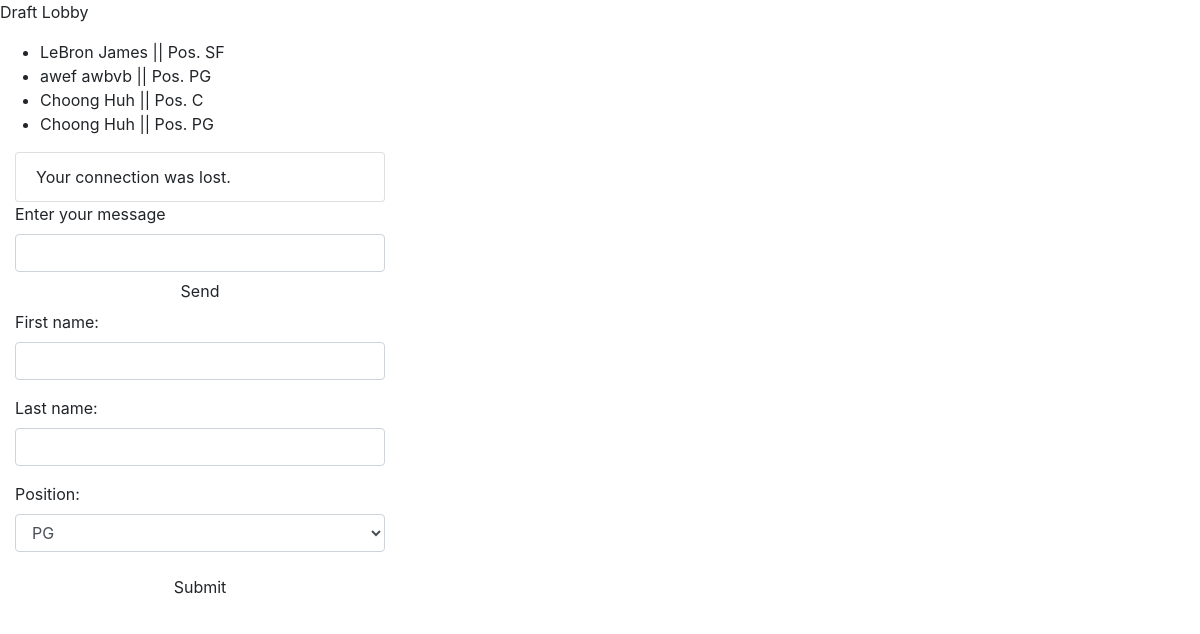
Before: / with the older database file.
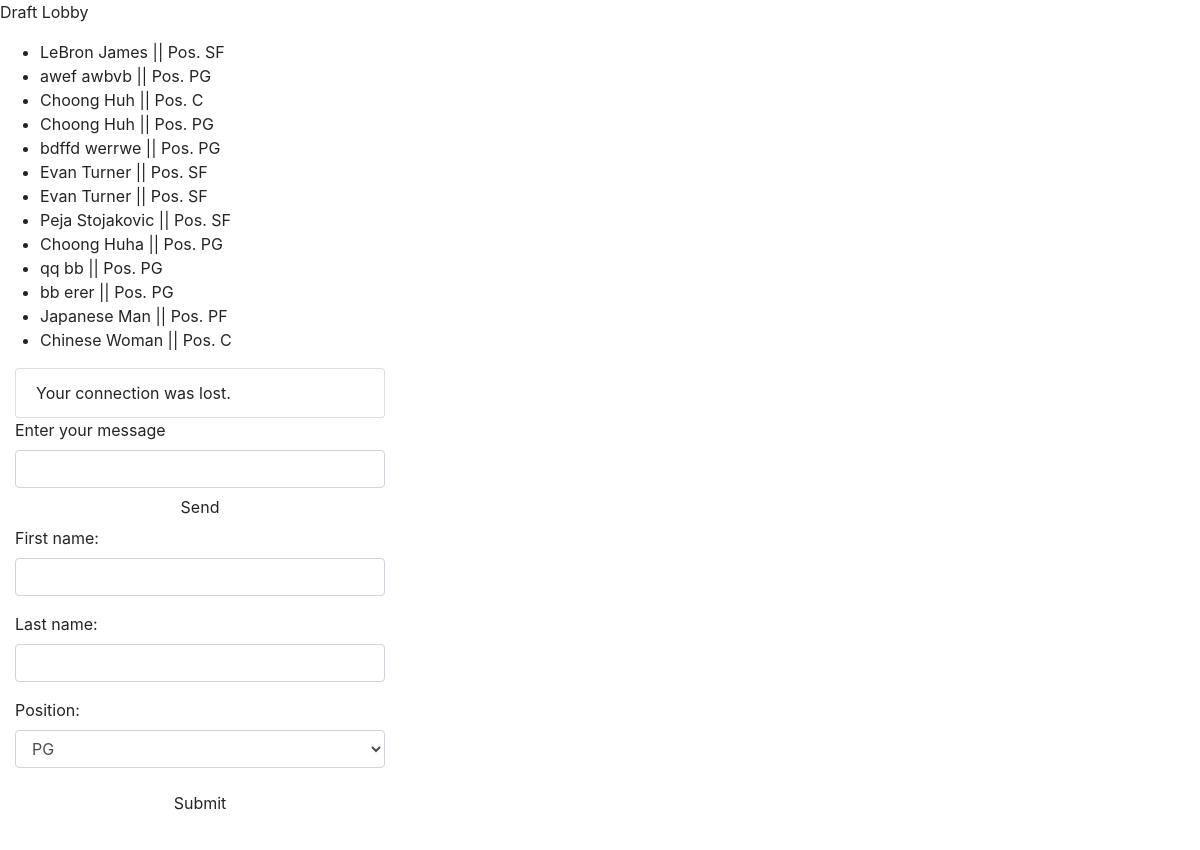
After: the same page with the newer database file.
### fantasy/models.py (models this page shows)
class Player(models.Model):
	POSITIONS = (
		('PG', 'Point Guard'),
		('SG', 'Shooting Guard'),
		('SF', 'Small Forward'),
		('PF', 'Power Forward'),
		('C', 'Center'),
	)
	first_name = models.CharField(max_length=30)
	last_name = models.CharField(max_length=30)
	position = models.CharField(max_length=2, choices=POSITIONS)

### chat/views.py (the view)
# urls.py: url(r'^$', HOME.home),
def home(request):
	print "print works"
	template = loader.get_template('lobby.html')
	playerlist = build_playerlist()
	context = {'player_list':playerlist, 'player_list_raw':json.dumps(playerdb)}
	return HttpResponse(template.render(context, request))

### chat/views.py (called while the page is built)
def build_playerlist():
	returnlist = []
	plist = Player.objects.all()
	for player in plist:
		aa={}
		aa['first_name'] = player.first_name
		aa['last_name'] = player.last_name
		aa['position'] = player.position
		returnlist.append(aa)
	return returnlist

### templates/lobby.html (shortened to what this page needs)
<!DOCTYPE html>
<head>
	<link rel="stylesheet" href="/static/bootstrap.min.css">
</head>
<body>
	<div id='header'><p>Draft Lobby</p></div>
	{% if player_list %}
		<ul>
			{% for player in player_list %}
				<li> {{ player.first_name }} {{ player.last_name }} || Pos. {{ player.position }} </li>
			{% endfor %}
		</ul>
	{% else %}
		<p>Player list is empty or unavailable!</p>
	{% endif %}
	<div id='chatbox' class="col-sm-4">
		<ul class="list-group" id="chat-ul">
		</ul>
		<form>
			<label for='text-submit'>Enter your message</label>
			<input class='form-control' id='text-submit'></input>
			<button type="button" class="btn btn-default btn-block" id='sendbutton'>Send</button>
		</form>
	</div>
	<div class="col-sm-4">
		<form>
			<div class="form-group">
				<label for='firstname2'>First name:</label>
				<input class='form-control' id='firstname2'>
			</div>
			<div class="form-group">
				<label for='lastname2'>Last name:</label>
				<input class='form-control' id='lastname2'>
			</div>
			<div class="form-group">
				<label for='position2'>Position:</label>
				<select class='form-control' id='position2'>
					<option value"PG" selected>PG</option>
				</select>
			</div>
			<button type="button" class="btn btn-default btn-block" id='add-player-submit'>Submit</button>
		</form>
	</div>
</body>
</html>

Changed rows visible on the page:
added Player: first_name "bdffd", last_name "werrwe", position "PG"
added Player: first_name "Evan", last_name "Turner", position "SF"
added Player: first_name "Evan", last_name "Turner", position "SF"
added Player: first_name "Peja", last_name "Stojakovic", position "SF"
added Player: first_name "Choong", last_name "Huha", position "PG"
added Player: first_name "qq", last_name "bb", position "PG"
added Player: first_name "bb", last_name "erer", position "PG"
added Player: first_name "Japanese", last_name "Man", position "PF"
added Player: first_name "Chinese", last_name "Woman"
Other visible differences:
new list line: "|| Pos."
new list line: "|| Pos. C"
